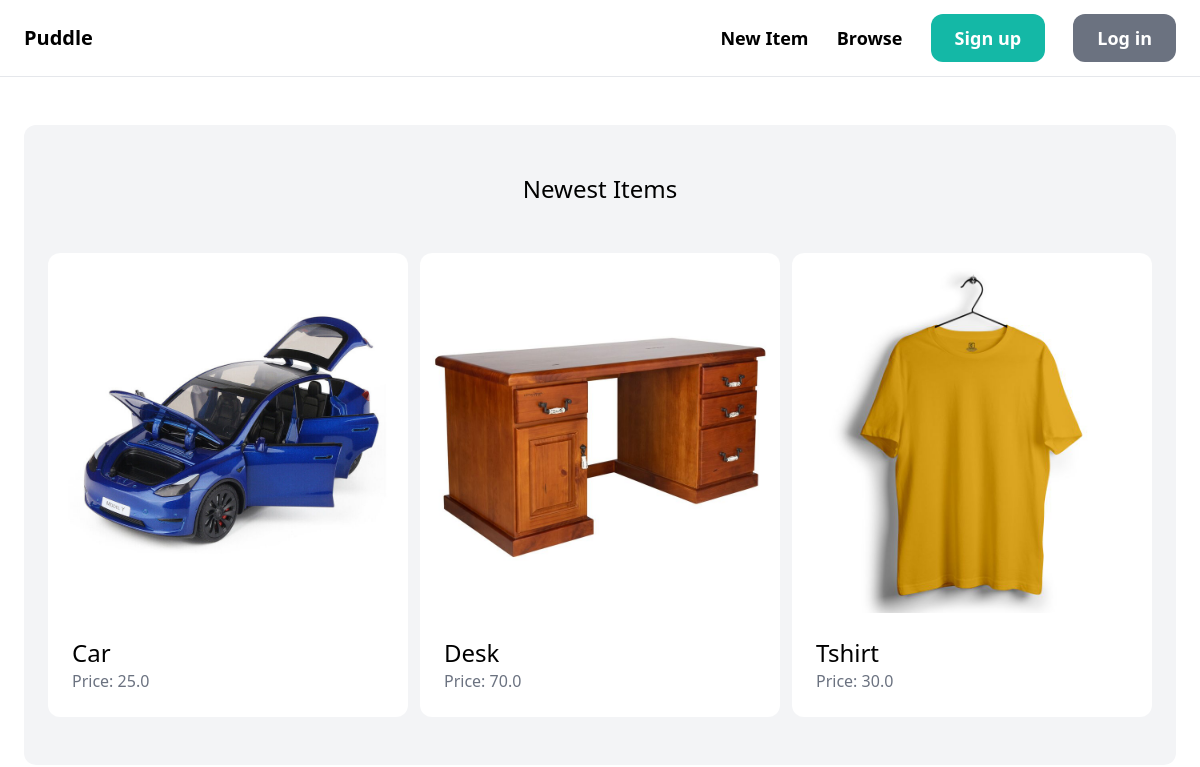
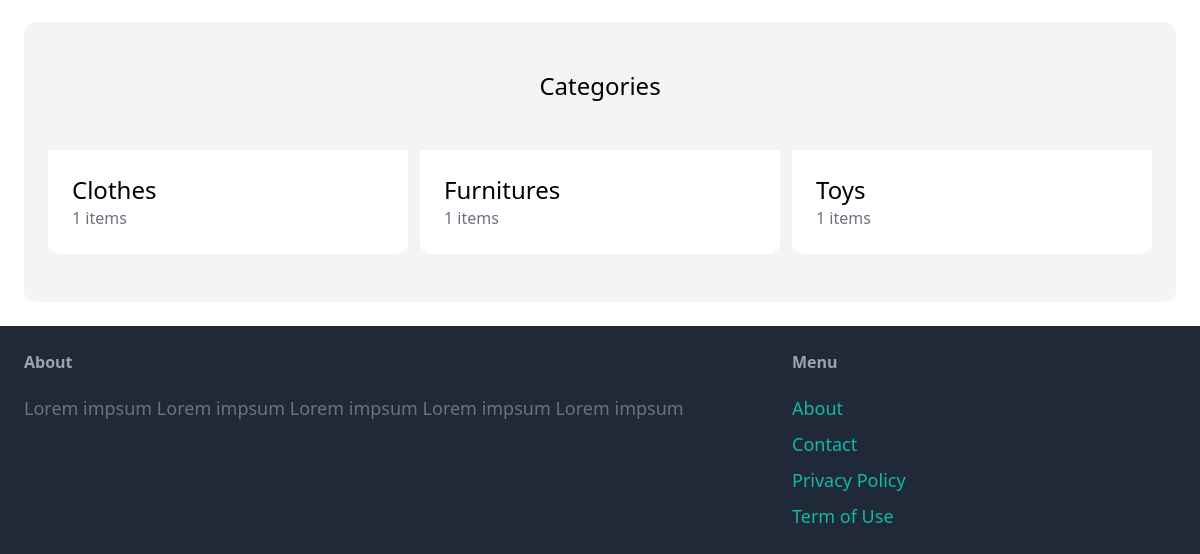
The app's page /, older data (2 pictures, top to bottom).
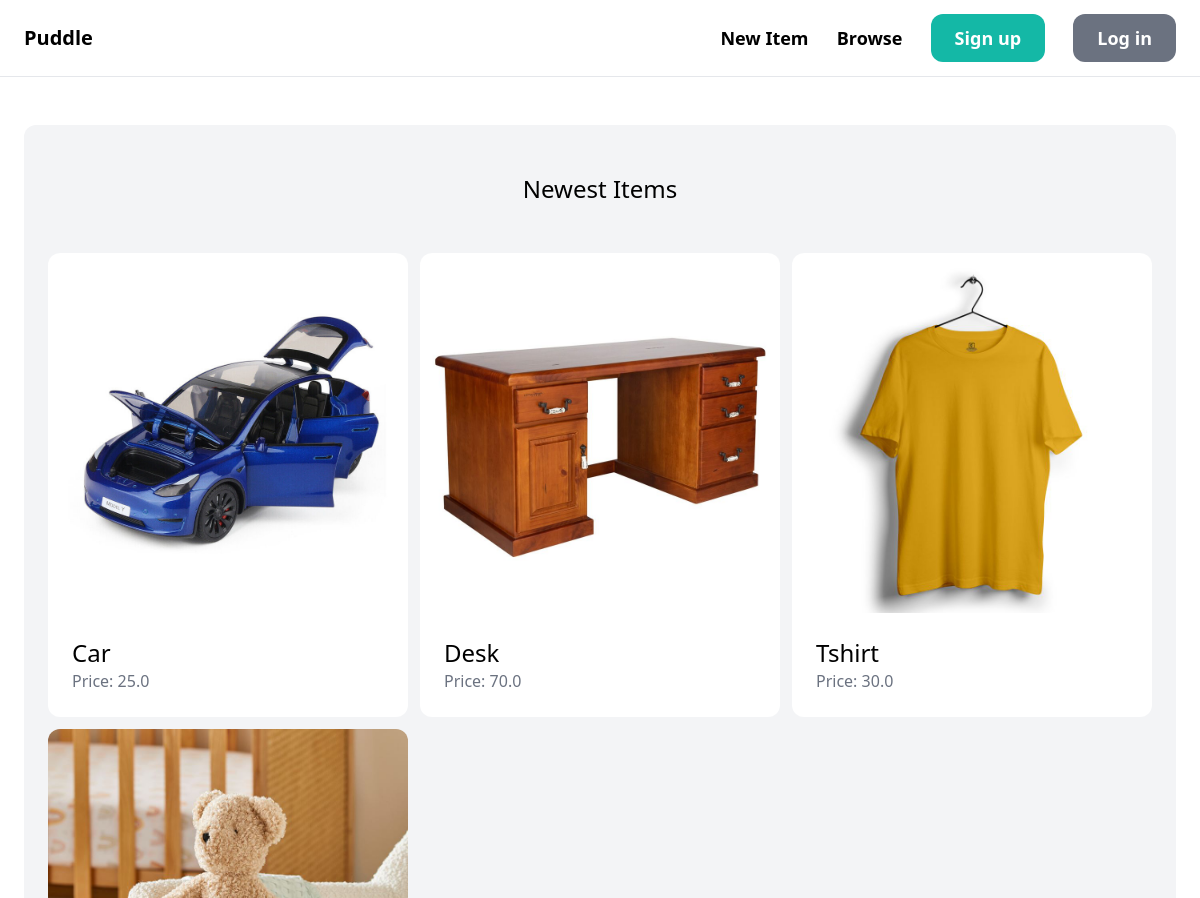
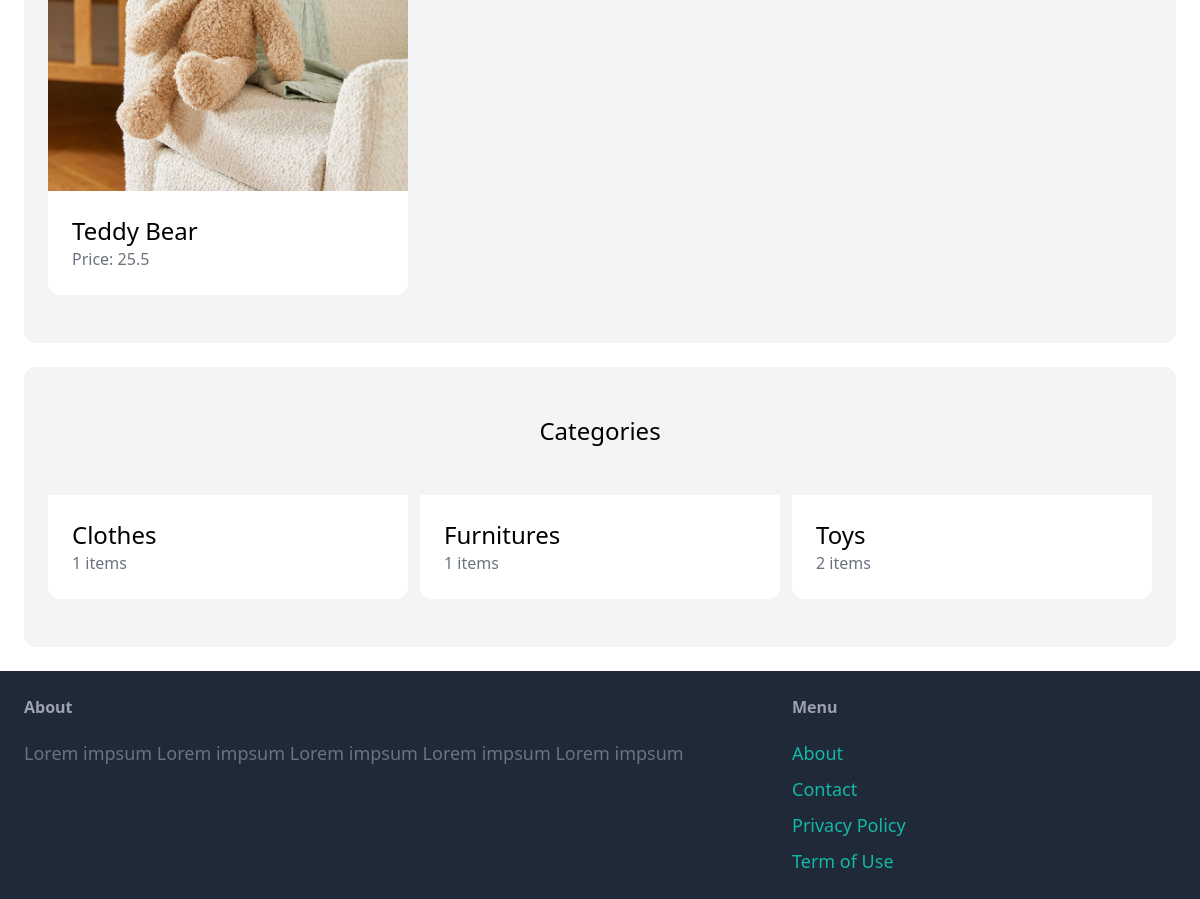
The same page, newer data (2 pictures, top to bottom).
### item/models.py (models this page shows, shortened)
class Item(models.Model):
	category = models.ForeignKey(Category, related_name='items', on_delete=models.CASCADE)
	name = models.CharField(max_length=255)
	description = models.TextField(blank=True, null=True)
	price = models.FloatField()
	image = models.ImageField(upload_to = 'item_images', blank = True, null = True)
	is_sold = models.BooleanField(default=False)
	created_by = models.ForeignKey(User, related_name='items', on_delete=models.CASCADE)
	created_at = models.DateTimeField(auto_now_add = True)

class Category(models.Model):
	name = models.CharField(max_length=255)
	class Meta:
		ordering = ('name',) #ordering the fields
		verbose_name_plural = 'Categories' #Changes the plural name

### core/views.py (the view)
# urls.py: path('', views.index, name='index'),
def index(request):
	items = Item.objects.filter(is_sold=False)[0:6]
	categories = Category.objects.all()
	return render(request, 'core/index.html', {
		'categories': categories,
		'items': items,
		})

### core/templates/core/index.html (shortened to what this page needs)
{% extends 'core/base.html' %}
{% block content %}
	<div class="mt-6 px-6 py-12 bg-gray-100 rounded-xl">
		<h2 class="mb-12 text-2xl text-center">Newest Items</h2>
		<div class="grid grid-cols-3 gap-3">
			{% for item in items %}
				<div>
					<a href="{% url 'item:detail' item.id %}">
						<div>
							<img src="{{ item.image.url }}" class="rounded-t-xl">
						</div>
						<div class="p-6 bg-white rounded-b-xl">
							<h2 class="text-2xl">{{ item.name }}</h2>
							<p class="text-gray-500">Price: {{ item.price }}</p>
						</div>
					</a>
				</div>
			{% endfor %}
		</div>
	</div>
		<div class="mt-6 px-6 py-12 bg-gray-100 rounded-xl">
			<h2 class="mb-12 text-2xl text-center">Categories</h2>
			<div class="grid grid-cols-3 gap-3">
				{% for category in categories %}
					<div>
					<a href="#">
						<div class="p-6 bg-white rounded-b-xl">
							<h2 class="text-2xl">{{ category.name }}</h2>
							<p class="text-gray-500">{{ category.items.count }} items</p>
						</div>
					</a>
				</div>
				{% endfor %}
			</div>
		</div>
{% endblock %}

Row changes from the older to the newer data that the page shows:
added Item: image (picture), name "Teddy Bear", price "25.5"
computed for Category "Toys": items.count "1" → "2"
